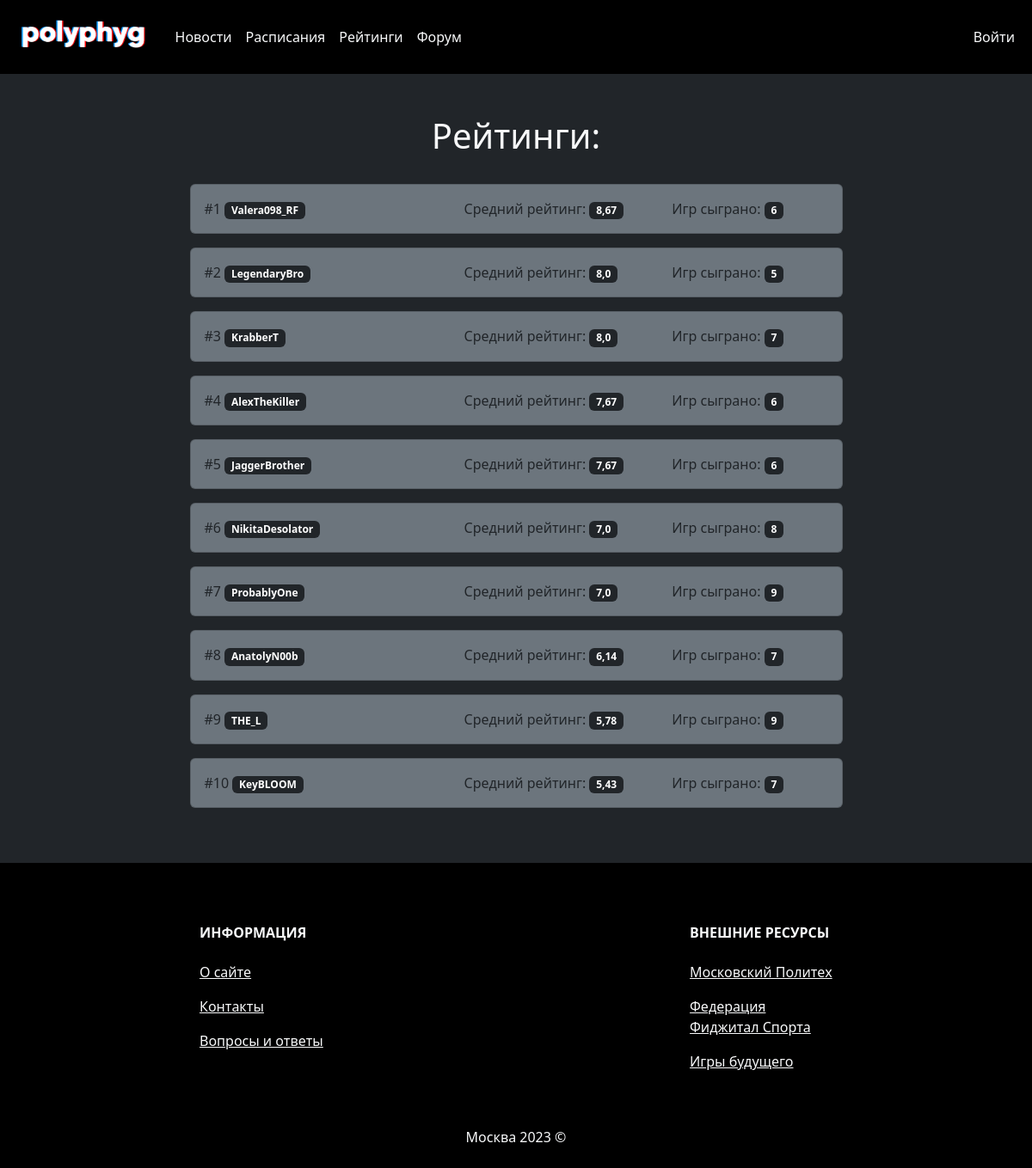
/ratings/, run on the app's committed database.
### gameblock/models.py (models this page shows, shortened)
class Player(models.Model):
    user_id = models.ForeignKey(User, on_delete=models.PROTECT, blank=True, null=True, verbose_name = 'ID игрока, как пользователя')
    team_id = models.ForeignKey('Team', on_delete=models.PROTECT, blank=True, null=True, verbose_name = 'Команда')
    photo = models.ImageField(upload_to='playerphotos', blank=True, verbose_name = 'Фотография')
    nickname = models.CharField(max_length=16, verbose_name = 'Никнейм')
    class Meta:
        verbose_name = 'Игрок'
        verbose_name_plural = 'Игроки'
        ordering = ['id']
    @property
    def games_count(self):
        return self.playerscore_set.count()
    @property
    def average_score(self):
        return round(self.playerscore_set.aggregate(avg_score=Avg('score'))['avg_score'], 2)

### gameblock/views.py (the view)
# urls.py: path('ratings/', ratings, name = 'ratings' ),
def ratings(request):
    player_data = Player.objects\
        .annotate(avg_score=Avg('playerscore__score'))\
        .annotate(score_count=Count('playerscore'))\
        .filter(score_count__gte=5)\
        .order_by('-avg_score') \
        [:10]
    context = {
        'title': 'Рейтинги',
        'player_data': player_data
    }
    return render(request, 'gameblock/ratings.html', context=context)

### polyphygital/context_processors.py (called while the page is built)
def user_extended_context_processor(request):
    is_player = Player.objects.filter(user_id__id=request.user.id).exists()
    return {
        'is_player': is_player,
    }

### gameblock/templates/gameblock/ratings.html
{% extends 'newsblock/base.html' %} {% block content %}
<div class="container d-flex justify-content-center p-5">
    <div class="w-75 row justify-content-center">
      <div class="col-12 mb-3">
        <h1 class="text-center mb-3">Рейтинги:</h1>
      </div>
      {% for p in player_data %}
      <div class="col-12 mb-3">
        <div class="card bg-secondary">
          <div class="card-body p-0 ps-3 pe-3 w-100 row container d-flex align-items-center">
            <div class="col-5">
            <p class="card-text d-flex flex-row justify-content-between align-items-center">
              <span><h6 class="d-inline">#{{ forloop.counter }} <span class="badge bg-dark">{{ p.nickname }}</span></h6></span>
            </p>
            </div>
            <div class="col-4">
            <p class="card-text d-flex flex-row justify-content-between align-items-center">
                <span>Средний рейтинг: <span class="badge bg-dark">{{ p.average_score }}</span></span>
            </p>
            </div>
            <div class="col-3">
            <p class="card-text d-flex flex-row justify-content-between align-items-center">
                <span>Игр сыграно: <span class="badge bg-dark">{{ p.games_count }}</span></span>
            </p>
            </div>
          </div>
        </div>
      </div>
      {% endfor %}
    </div>
  </div>
{% endblock %}

### data on the page
Player: nickname "Valera098_RF", average_score "8,67", games_count "6"
Player: nickname "LegendaryBro", average_score "8,0", games_count "5"
Player: nickname "KrabberT", average_score "8,0", games_count "7"
Player: nickname "AlexTheKiller", average_score "7,67", games_count "6"
Player: nickname "JaggerBrother", average_score "7,67", games_count "6"
Player: nickname "NikitaDesolator", average_score "7,0", games_count "8"
Player: nickname "ProbablyOne", average_score "7,0", games_count "9"
Player: nickname "AnatolyN00b", average_score "6,14", games_count "7"
Player: nickname "THE_L", average_score "5,78", games_count "9"
Player: nickname "KeyBLOOM", average_score "5,43", games_count "7"
